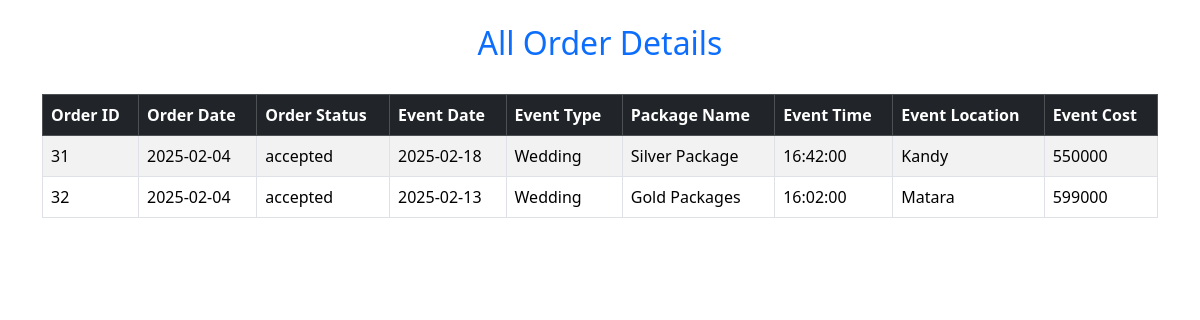
Page /customerCheckOrders.php (signed in) on the committed database.
### tables this page shows
CREATE TABLE `orders` (
  `orderID` int(11) NOT NULL,
  `orderDate` date NOT NULL,
  `status` varchar(20) NOT NULL DEFAULT 'pending',
  `eventDate` date NOT NULL,
  `time` time NOT NULL,
  `location` varchar(50) NOT NULL,
  `packageID` int(11) NOT NULL,
  `customerID` int(11) NOT NULL
);

CREATE TABLE `package` (
  `packageID` int(11) NOT NULL,
  `eventType` varchar(30) NOT NULL,
  `packageName` varchar(30) NOT NULL,
  `price` int(11) NOT NULL
);

### customerCheckOrders.php (the view, shortened to what this page needs)
<?php
include "conf.php";
$customerEmail = $_SESSION['email'];
$sql = "SELECT o.orderID, o.orderDate, o.status, o.eventDate, o.time, o.location,
               p.eventType, p.packageName, p.price,c.email
        FROM orders o
            INNER JOIN package p ON p.packageID = o.packageID
            INNER JOIN customer c ON c.customerID = o.customerID WHERE c.email = '$customerEmail'";
$result = mysqli_query($conn, $sql);
echo <<<HTML
<!DOCTYPE html>
<html>
<head>
    <title>All Orders details</title>
    <link href="https://cdn.jsdelivr.net/npm/bootstrap@5.3.3/dist/css/bootstrap.min.css" rel="stylesheet">
    <script src="https://cdn.jsdelivr.net/npm/bootstrap@5.3.3/dist/js/bootstrap.bundle.min.js"></script>
</head>
<body>
    <div class="container my-4">
        <h2 class="text-center text-primary">All Order Details</h2><br>
        <table class="table table-bordered table-striped">
            <thead class="table-dark">
                <tr>
                    <th>Order ID</th>
                    <th>Order Date</th>
                    <th>Order Status</th>
                    <th>Event Date</th>
                    <th>Event Type</th>
                    <th>Package Name</th>
                    <th>Event Time</th>
                    <th>Event Location</th>
                    <th>Event Cost</th>
                </tr>
            </thead>
            <tbody>
HTML;
if (mysqli_num_rows($result) > 0) {
    while ($row = mysqli_fetch_assoc($result)) {
        echo <<<HTML
            <tr>
                <td>{$row['orderID']}</td>
                <td>{$row['orderDate']}</td>
                <td>{$row['status']}</td>
                <td>{$row['eventDate']}</td>
                <td>{$row['eventType']}</td>
                <td>{$row['packageName']}</td>
                <td>{$row['time']}</td>
                <td>{$row['location']}</td>
                <td>{$row['price']}</td>
            </tr>
HTML;
    }
}
echo <<<HTML
            </tbody>
        </table>
    </div>
</body>
</html>
HTML;
?>

### rows in the picture
orders: orderID "31", orderDate "2025-02-04", status "accepted", eventDate "2025-02-18", packageID.eventType "Wedding", packageID.packageName "Silver Package", time "16:42:00", location "Kandy", packageID.price "550000"
orders: orderID "32", orderDate "2025-02-04", status "accepted", eventDate "2025-02-13", packageID.eventType "Wedding", packageID.packageName "Gold Packages", time "16:02:00", location "Matara", packageID.price "599000"
